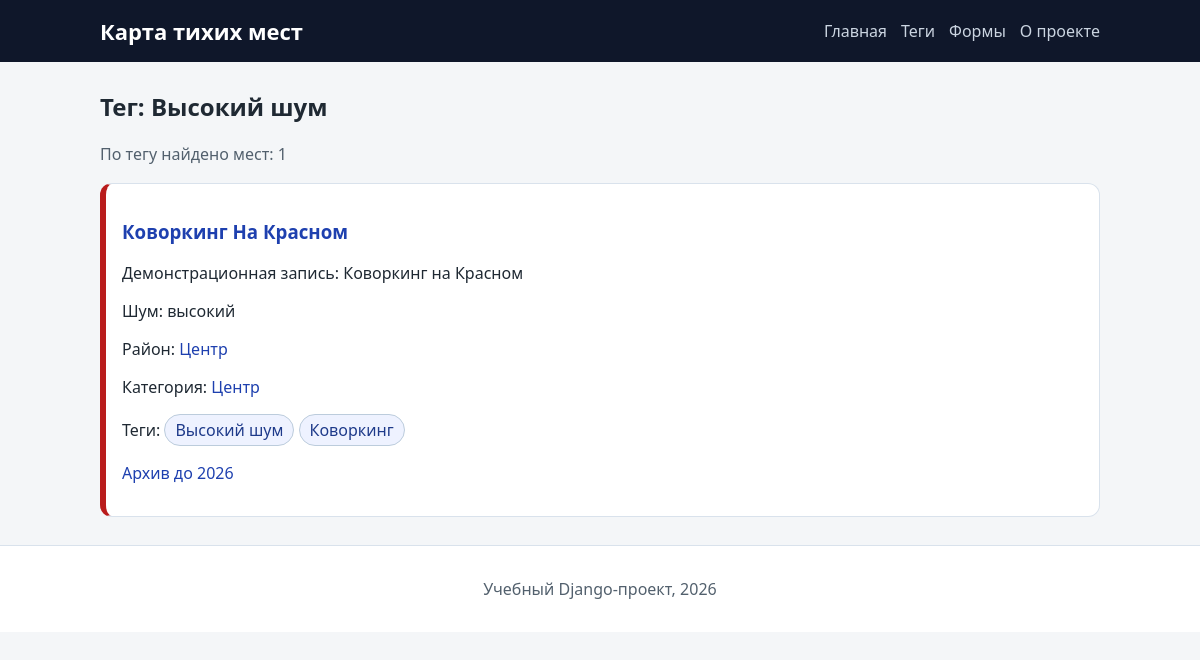
The page /tags/noise-high/ on the database as committed earlier.
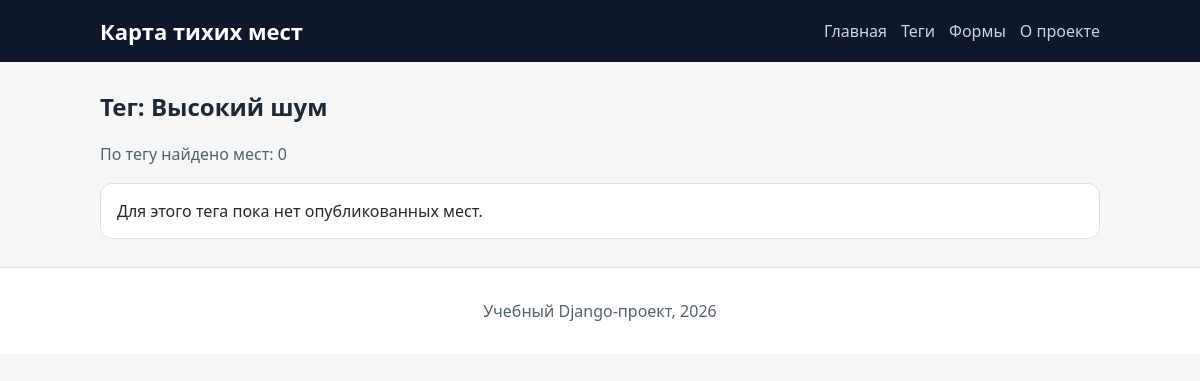
The same page on the database as committed later.
### spots/models.py (models this page shows, shortened)
class Spot(models.Model):
    class NoiseLevel(models.IntegerChoices):
        LOW = 1, "Низкий"
        MEDIUM = 2, "Средний"
        HIGH = 3, "Высокий"
    class PublicationStatus(models.IntegerChoices):
        DRAFT = 0, "Черновик"
        PUBLISHED = 1, "Опубликовано"
    title = models.CharField(max_length=255, verbose_name="Название места")
    slug = models.SlugField(max_length=255, unique=True, db_index=True)
    content = models.TextField(blank=True, verbose_name="Описание")
    photo = models.ImageField(
        upload_to=spot_photo_upload_to,
        blank=True,
        null=True,
        verbose_name="Фотография",
    )
    area = models.CharField(max_length=120, verbose_name="Район")
    area_slug = models.SlugField(max_length=120, db_index=True)
    category = models.ForeignKey(
        Category,
        on_delete=models.PROTECT,
        related_name="spots",
        verbose_name="Категория",
    )
    noise_level = models.PositiveSmallIntegerField(
        choices=NoiseLevel.choices,
        default=NoiseLevel.MEDIUM,
        verbose_name="Уровень шума",
    )
    time_create = models.DateTimeField(auto_now_add=True, verbose_name="Создано")
    time_update = models.DateTimeField(auto_now=True, verbose_name="Обновлено")
    status = models.PositiveSmallIntegerField(
        choices=PublicationStatus.choices,
        default=PublicationStatus.PUBLISHED,
        db_index=True,
        verbose_name="Статус публикации",
    )
    tags = models.ManyToManyField(
        Tag,
        blank=True,
        related_name="spots",
        verbose_name="Теги",
    )
    objects = models.Manager()
    published = PublishedSpotManager()
    class Meta:
        verbose_name = "Тихое место"
        verbose_name_plural = "Тихие места"
        ordering = ["-time_create"]
        indexes = [
            models.Index(fields=["-time_create"]),
            models.Index(fields=["status"]),
            models.Index(fields=["area_slug"]),
        ]
    def get_absolute_url(self):
        return reverse("spot_detail", kwargs={"spot_slug": self.slug})

class Category(models.Model):
    name = models.CharField(max_length=100, db_index=True, verbose_name="Категория")
    slug = models.SlugField(max_length=120, unique=True, db_index=True)
    class Meta:
        verbose_name = "Категория"
        verbose_name_plural = "Категории"
        ordering = ["name"]
    def get_absolute_url(self):
        return reverse("category", kwargs={"category_slug": self.slug})

class Tag(models.Model):
    name = models.CharField(max_length=80, db_index=True, verbose_name="Тег")
    slug = models.SlugField(max_length=120, unique=True, db_index=True)
    class Meta:
        verbose_name = "Тег"
        verbose_name_plural = "Теги"
        ordering = ["name"]
    def get_absolute_url(self):
        return reverse("tag", kwargs={"tag_slug": self.slug})

### spots/views.py (the view)
# urls.py: path("tags/<slug:tag_slug>/", views.tag, name="tag"),
def tag(request, tag_slug: str):
    try:
        tag_obj = Tag.objects.annotate(total=Count("spots")).get(slug=tag_slug)
    except Tag.DoesNotExist as exc:
        raise Http404("Тег не найден") from exc
    spots = (
        Spot.published.filter(tags=tag_obj)
        .select_related("category")
        .prefetch_related("tags", "detail")
        .order_by("-time_create")
    )
    data = build_base_context(f"Тег: {tag_obj.name}")
    data["tag_obj"] = tag_obj
    data["spots"] = spots
    return render(request, "spots/tag.html", data)

### spots/converters.py (called while the page is built)
    def to_url(self, value):
        return "%04d" % value

### spots/data.py (called while the page is built)
def build_base_context(title: str) -> dict:
    return {
        "title": title,
        "menu": MENU,
        "current_year": get_current_year(),
    }

def get_current_year() -> int:
    return datetime.now().year

### spots/models.py (called while the page is built)
    def get_queryset(self):
        return super().get_queryset().filter(
            status=Spot.PublicationStatus.PUBLISHED
        )

### spots/templatetags/spots_tags.py (called while the page is built)
@register.simple_tag
def noise_badge(level: str) -> str:
    labels = {
        Spot.NoiseLevel.LOW: "низкий",
        Spot.NoiseLevel.MEDIUM: "средний",
        Spot.NoiseLevel.HIGH: "высокий",
        "low": "низкий",
        "medium": "средний",
        "high": "высокий",
    }
    return labels.get(level, "неизвестный")

@register.filter
def noise_class(level: str) -> str:
    classes = {
        Spot.NoiseLevel.LOW: "noise-low",
        Spot.NoiseLevel.MEDIUM: "noise-medium",
        Spot.NoiseLevel.HIGH: "noise-high",
        "low": "noise-low",
        "medium": "noise-medium",
        "high": "noise-high",
    }
    return classes.get(level, "noise-unknown")

### spots/templates/spots/tag.html
{% extends "spots/base.html" %}
{% load spots_tags %}
{% block content %}
    <h2>{{ title }}</h2>
    <p class="muted">По тегу найдено мест: {{ spots|length }}</p>
    <ul class="cards">
        {% for spot in spots %}
            {% include "spots/includes/spot_card.html" with spot=spot %}
        {% empty %}
            <li class="card">Для этого тега пока нет опубликованных мест.</li>
        {% endfor %}
    </ul>
{% endblock %}

### spots/templates/spots/includes/spot_card.html (shortened to what this page needs)
{% load spots_tags %}
<li class="card {{ spot.noise_level|noise_class }}">
    <h3><a href="{{ spot.get_absolute_url }}">{{ spot.title|title }}</a></h3>
    <p>{{ spot.content|truncatechars:85 }}</p>
    <p>Шум: {% noise_badge spot.noise_level %}</p>
    <p>Район: <a href="{% url 'area' spot.area_slug %}">{{ spot.area }}</a></p>
    <p>Категория: <a href="{{ spot.category.get_absolute_url }}">{{ spot.category.name }}</a></p>
    {% with spot_tags=spot.tags.all %}
        {% if spot_tags %}
            <p class="tag-list">
                Теги:
                {% for tag in spot_tags %}
                    <a class="tag-chip" href="{{ tag.get_absolute_url }}">{{ tag.name }}</a>
                {% endfor %}
            </p>
        {% endif %}
    {% endwith %}
    <p><a href="{% url 'archive' spot.time_create.year %}">Архив до {{ spot.time_create|date:"Y" }}</a></p>
</li>

Rows that differ between the two databases and show on the page:
no longer on this page (row edited): Spot: title "Коворкинг На Красном", content "Демонстрационная запись: Коворкинг на Красном", noise_level "высокий", area "Центр", category.name "Центр", time_create "2026"
no longer on this page (row unchanged): Tag: name "Высокий шум"
no longer on this page (row unchanged): Tag: name "Коворкинг"
Other text that changed with them:
{{ spots|length }}: "1" → "0"
text now shown: "Для этого тега пока нет опубликованных мест."
